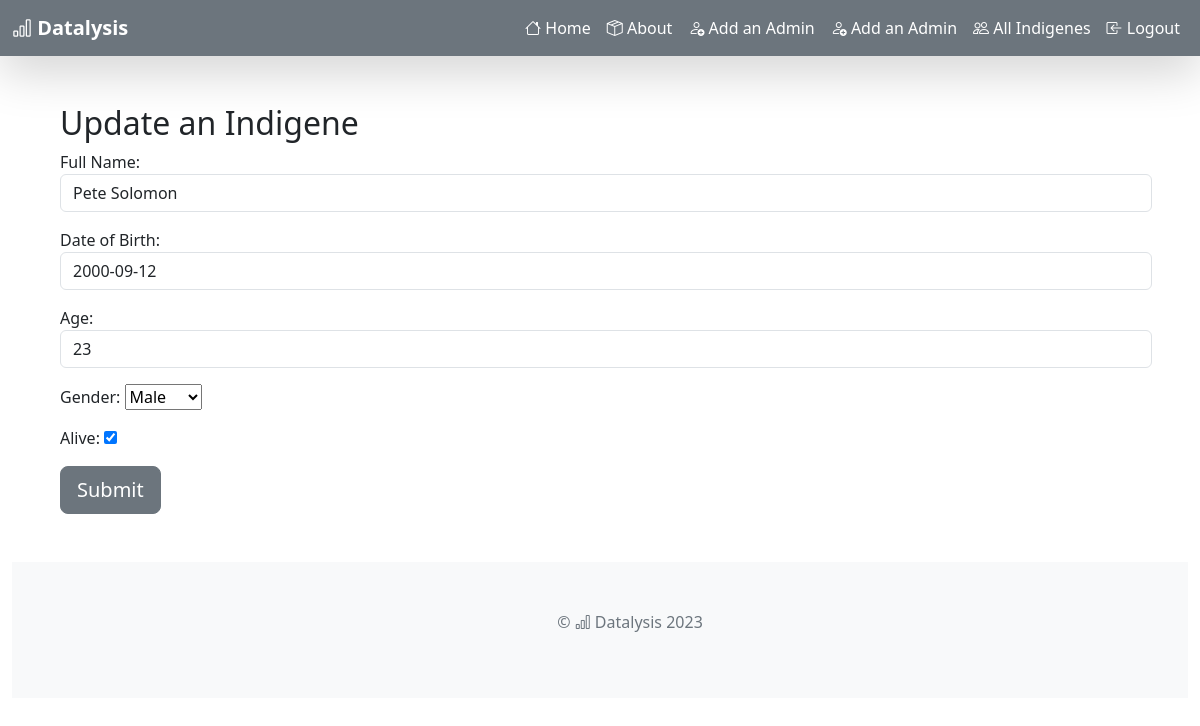
The page /census/edit/1 (signed in) on the database its author committed.
### censusapp/models.py (models this page shows, shortened)
class Indigene(models.Model):
    SEX = [
        ('M', 'Male'),
        ('F', 'Female')
    ]
    full_Name = models.CharField(max_length=264, unique=True)
    date_of_Birth = models.DateField()
    age = models.IntegerField()
    gender = models.CharField(max_length=1, choices=SEX)
    alive = models.BooleanField(default=True)

### censusapp/views.py (the view)
# urls.py: path('edit/<pk>', views.IndigeneUpdateView.as_view(), name='edit'),
class IndigeneUpdateView(LoginRequiredMixin, UpdateView):
    login_url = '/login/'
    template_name = 'temp/indigene_update.html'
    form_class = NewUserForm
    model = Indigene

### censusapp/forms.py
class NewUserForm(forms.ModelForm):
    class Meta:
        model = Indigene
        fields = '__all__'
        widgets = {
            'full_Name': forms.TextInput(attrs={'placeholder':'e.g FName Mname Lname', 'class':'form-control'}),
            'date_of_Birth': forms.TextInput(attrs={'placeholder':'e.g YYYY-M-D', 'class':'form-control'}),
            'age': forms.NumberInput(attrs={'placeholder':'Your age', 'class':'form-control'}),
        }

### censusapp/templates/temp/indigene_update.html (shortened to what this page needs)
{% extends "temp/base.html" %}
{% block body_block %}
    <div class="container my-5">
        <h2>Update an Indigene</h2>
        <form action="" method="post">
            {{ form.as_p }}
            <button class="btn btn-secondary btn-lg">Submit</button>
        </form>
    </div>
{% endblock %}

### censusapp/static/css/styles.css (style rules this page uses)
body { padding-top:56px; }

### rows shown on the page
Indigene: full_Name "Pete Solomon", date_of_Birth "2000-09-12", age "23", gender "Male", alive "☑"
